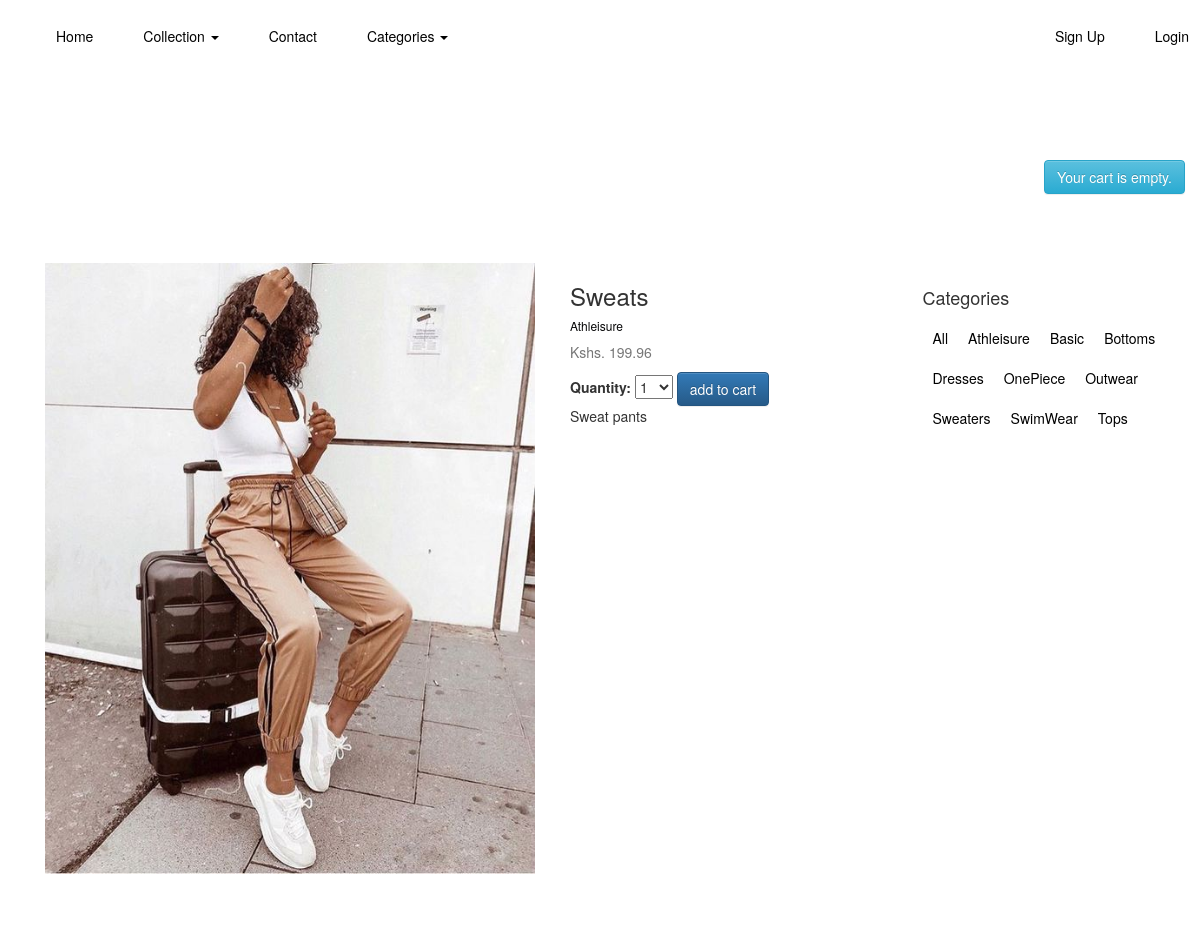
/8/sweats/, run on the app's committed database.
### shop/models.py (models this page shows, shortened)
class Product(models.Model):
    category = models.ForeignKey(Category, related_name='products', on_delete=models.CASCADE)
    name = models.CharField(max_length=100, db_index=True)
    slug = models.SlugField(max_length=100, db_index=True)
    description = models.TextField(blank=True)
    price = models.DecimalField(max_digits=10, decimal_places=2)
    available = models.BooleanField(default=True)
    stock = models.PositiveIntegerField()
    created_at = models.DateTimeField(auto_now_add=True)
    updated_at = models.DateTimeField(auto_now=True)
    image = models.ImageField(upload_to='products/%Y/%m/%d', blank=True)
    class Meta:
        ordering = ('name', )
        index_together = (('id', 'slug'),)

class Category(models.Model):
    name = models.CharField(max_length=150, db_index=True)
    slug = models.SlugField(max_length=150, unique=True ,db_index=True)
    created_at = models.DateTimeField(auto_now_add=True)
    updated_at = models.DateTimeField(auto_now=True)
    class Meta:
        ordering = ('name', )
        verbose_name = 'category'
        verbose_name_plural = 'categories'
    def __str__(self):
        return self.name
    def get_absolute_url(self):
        return reverse('shop:product_list_by_category', args=[self.slug])

### shop/views.py (the view)
# urls.py: url(r'^(?P<id>\d+)/(?P<slug>[-\w]+)/$', views.product_detail, name='product_detail'),
def product_detail(request, id, slug):
    product = get_object_or_404(Product, id=id, slug=slug, available=True)
    cart_product_form = CartAddProductForm()
    context = {
        'product': product,
        'cart_product_form': cart_product_form
    }
    return render(request, 'shop/product/detail.html', context)

### cart/forms.py
class CartAddProductForm(forms.Form):
    quantity = forms.TypedChoiceField(choices=PRODUCT_QUANTITY_CHOICES, coerce=int)
    update = forms.BooleanField(required=False, initial=False, widget=forms.HiddenInput)

### cart/cart.py (called while the page is built)
    def __len__(self):
        return sum(item['quantity'] for item in self.cart.values())

### cart/context_processors.py (called while the page is built)
def cart(request):
    return {'cart': Cart(request)}

### shop/templates/shop/product/detail.html (shortened to what this page needs)
{% extends 'shop/base.html' %}
{% load static %}
{% block content %}
   <div class="container">
      <div class="row" style="margin-top: 6%">
        <div class="col-sm-8 blog-main">
          <div class="blog-post">
              <div class="row">
                <div class="card">
                    <div class="card-body">
                        <div class="col-md-8 text-right">
                            <img src="{% if product.image %} {{ product.image.url }} {% else %} {% static 'img/default.jpg' %} {% endif %}" alt="..." style="height: auto; width: auto" class="img-responsive">
                        </div>
                        <div class="col-md-4" style="padding-left: 20px">
                            <h3>{{ product.name }}</h3>
                            <h6><a href="{{ product.category.get_absolute_url }}">{{ product.category }}</a></h6>
                            <p class="text-muted">Kshs. {{ product.price }}</p>
                            <form action="{% url "cart:cart_add" product.id %}" method="post">
                                {{ cart_product_form }}
                                <input type="submit" value="add to cart" class="btn btn-primary">
                            </form>
                            <p>{{ product.description|safe|linebreaksbr }}</p>
                        </div>
                    </div>
                </div>
              </div>
      </div>
    </div>
    <div class="col-sm-3 col-sm-offset-1 blog-sidebar">
          <div class="sidebar-module">
            <h4>Categories</h4>
            <ol class="list-unstyled">
              <li class="active"><a href="/product_list/">All</a></li>
              <li>
                  <a href="/athleisure/">Athleisure</a>
              </li>
              <li>
                  <a href="/basic/">Basic</a>
              </li>
              <li>
                  <a href="/bottoms/">Bottoms</a>
              </li>
              <li>
                  <a href="/dresses/">Dresses</a>
              </li>
              <li>
                  <a href="/onepiece/">OnePiece</a>
              </li>
              <li>
                  <a href="/outwear/">Outwear</a>
              </li>
              <li>
                  <a href="/sweaters/">Sweaters</a>
              </li>
              <li>
                  <a href="/swimwear/">SwimWear</a>
              </li>
              <li>
                  <a href="/tops/">Tops</a>
              </li>
            </ol>
          </div>
        </div>
      </div>
    </div>
{% endblock %}

### shop/static/css/styles.css (style rules this page uses)
.sidebar-module { padding: 15px; margin: 0 -15px 15px; }
.blog-post { margin-bottom: 60px; }
a { color: #070708; text-decoration: none; }
a { text-decoration: none; }
li { color: #000000; background: white; display: block; float: left; padding: 1rem; position: relative; text-decoration: none; transition-duration: 0.5s; }
li a { color: #000000; }

### data on the page
Product: image (picture), name "Sweats", category "Athleisure", price "199.96", description "Sweat pants"
